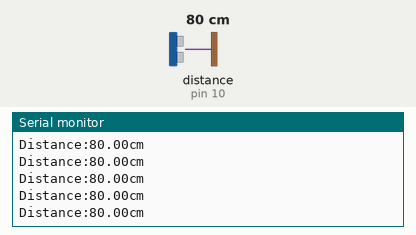
Bench run of a sketch on a simulated Arduino Uno, built with avr-gcc and run on an emulated ATmega328P. Shown: the last lines printed to the serial monitor. Wiring (inferred from the names in the program): ultrasonic range finder: trigger pin 11; echo pin 10. The inputs (shaded band) are chosen by the test bench; at power-on: distance to the obstacle (sensor on pin 10) 80 cm. The echo pulse lasts 58.3 µs per cm.

Above: at 1.2 s.
1.3 s: distance to the obstacle (sensor on pin 10) set to 120 cm
At 1.49 s:
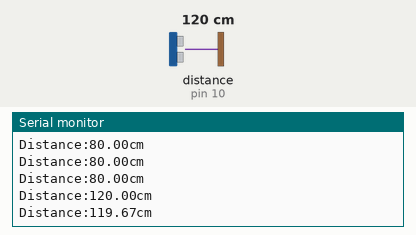
4.3 s: distance to the obstacle (sensor on pin 10) set to 35 cm
At 4.3 s:
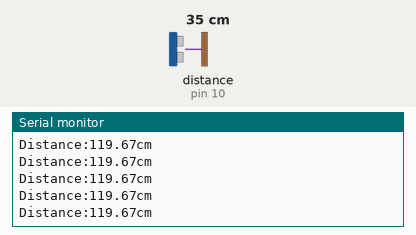
7.3 s: distance to the obstacle (sensor on pin 10) set to 250 cm
At 7.4 s:
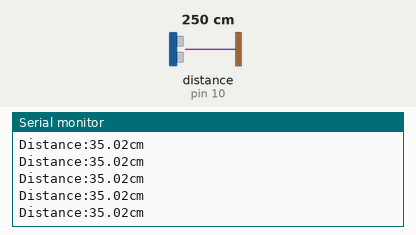
Timing chart, 0 to 10.3 s (numbered marks = the images above; inputs shaded):
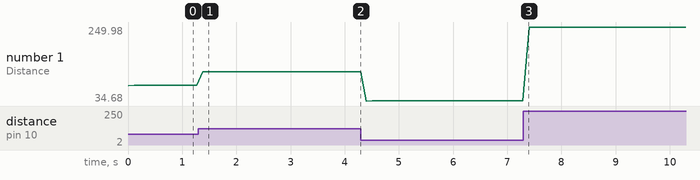

The sketch:

ultrasonic_distance.ino
```cpp
const int trigPin= 11;
const int echoPin= 10;
void setup() {
  // put your setup code here, to run once:
pinMode(trigPin,OUTPUT);
pinMode(echoPin,INPUT);
Serial.begin(9600);
}

void loop() {
  // put your main code here, to run repeatedly:
digitalWrite(trigPin,LOW);
delayMicroseconds(2);

digitalWrite(trigPin,HIGH);
delayMicroseconds(10);

digitalWrite(trigPin,LOW);
long duration = pulseIn(echoPin,HIGH);
float distance = duration* 0.0343/2;
Serial.print("Distance:");
Serial.print(distance);
Serial.println("cm");
delay(100);

}
```

Measured:
- after the input at 1.3 s, the serial monitor: prints a new line after 0.08 s (image 1)
- plotted number 1: 80 → 119.67 after the input at 1.3 s, 119.67 → 35.02 after the input at 4.3 s, 35.02 → 249.65 after the input at 7.3 s
